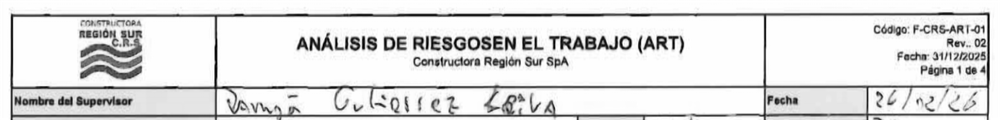
#> input picture cmp_fsrcnn_x4.png, 1000 x 120 px, shrunk from 4096 x 492 before the run
$ python -i image.py   (imports and definitions only)
#> lines starting #> are read from the running program, lines starting #| are printed output that depends on the picture
#> further down, picture is the input picture: shape (120, 1000, 3); min 0, max 255, mean 222.6
"""Image processing: rendering PDF clips."""

from __future__ import annotations

import warnings

import cv2
import fitz  # PyMuPDF
import numpy as np

from core.utils import CROP_X_START, CROP_Y_END, DPI

# ── PyMuPDF clip rendering ───────────────────────────────────────────────────


# [18 lines left out: function _render_clip, not called in this run]


# ── Deskew (projection profile) ─────────────────────────────────────────────

_DESKEW_ANGLES = [a * 0.5 for a in range(-22, 23)]  # -11.0° … +11.0° in 0.5° steps
_DESKEW_MIN = 0.5  # skip corrections smaller than this (independent of step size)
_DESKEW_MAX = 10.0  # skip corrections larger than this (likely false detection)


# [37 lines left out: function _deskew, not called in this run]


# ── OCR image cleaning (V4 cascade, shared) ──────────────────────────────────


def clean_for_ocr(bgr: np.ndarray) -> np.ndarray:
    """Clean an image for Tesseract: remove blue ink, grayscale, unsharp.

    The V4 page-number preprocessing, extracted so both the V4 OCR worker and the
    anchor-band OCR share one cascade. On a clean black-text image the blue-mask
    inpaint is a near no-op (no blue → empty mask); the unsharp mask sharpens.
    Pure OpenCV, GPU-free — safe in the Tesseract worker threads.

    Args:
        bgr: a BGR (3-channel) or already-grayscale (2-D) uint8 image.

    Returns:
        A 2-D grayscale uint8 image ready for ``pytesseract.image_to_string``.
    """
    if len(bgr.shape) == 2 or bgr.shape[2] == 1:
        gray = bgr
    else:
        hsv = cv2.cvtColor(bgr, cv2.COLOR_BGR2HSV)
#> hsv: shape (120, 1000, 3); mean H, S, V 0, 0, 222.6
        lower_blue = np.array([90, 50, 50])
        upper_blue = np.array([150, 255, 255])
        mask_blue = cv2.inRange(hsv, lower_blue, upper_blue)
#> mask_blue: shape (120, 1000); every value is 0
        bgr_clean = cv2.inpaint(bgr, mask_blue, 3, cv2.INPAINT_NS)
        gray = cv2.cvtColor(bgr_clean, cv2.COLOR_BGR2GRAY)

    # Unsharp mask (sweep-tuned: sigma=1.0, strength=0.3)
    blurred = cv2.GaussianBlur(gray, (0, 0), 1.0)
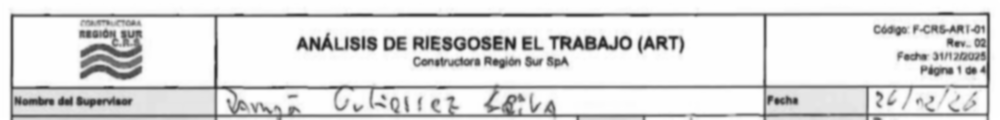
#> blurred: shape (120, 1000); min 33, max 255, mean 222.6
    return cv2.addWeighted(gray, 1.3, blurred, -0.3, 0)

>>> import cv2
>>> picture = cv2.imread('../cmp_fsrcnn_x4.png')
>>> result = clean_for_ocr(picture)
